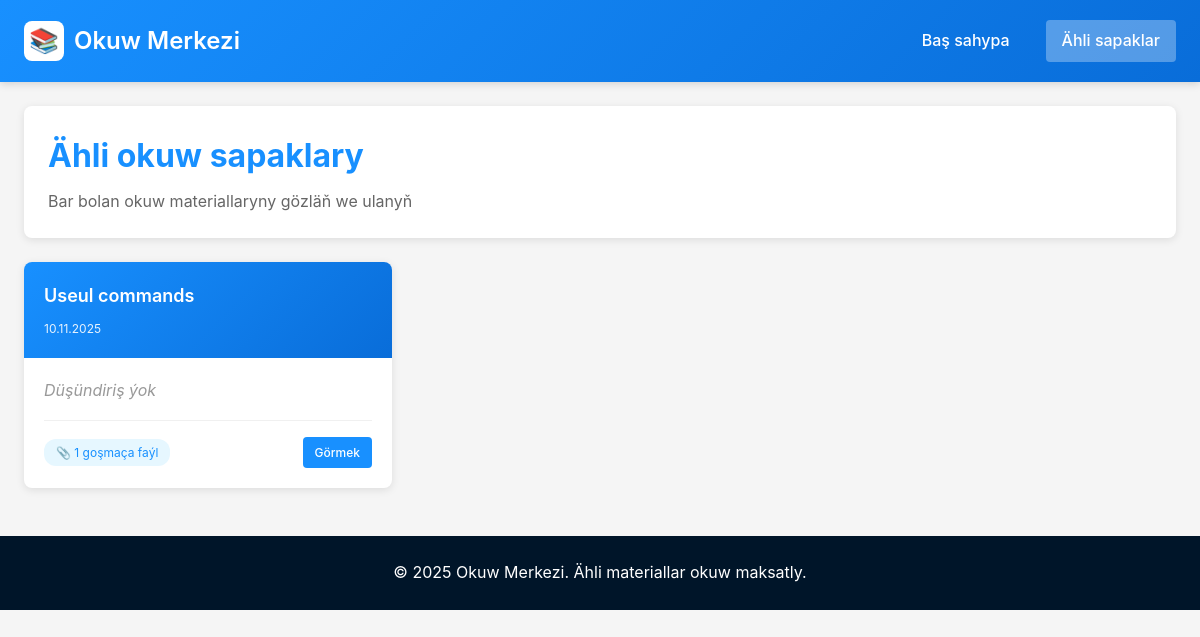
The app's page /lessons/, older data.
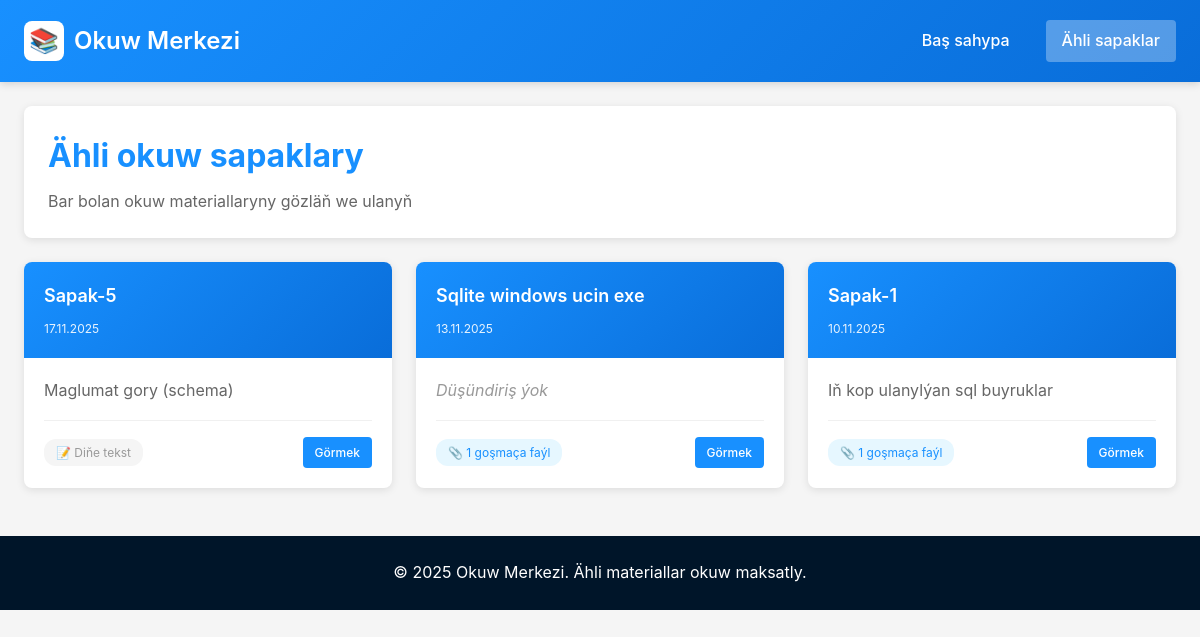
The same page, newer data.
### lessons/models.py (models this page shows, shortened)
class Lesson(models.Model):
    title = models.CharField(max_length=200, verbose_name="Sapagyň ady")
    content = RichTextField(blank=True, null=True, config_name='lesson_content', help_text="Baý tekst formatlaşdyrma bilen sapagyň mazmuny (hökmany däl)", verbose_name="Mazmun")
    description = models.TextField(max_length=500, blank=True, null=True, help_text="Gysga düşündiriş", verbose_name="Düşündiriş")
    date_created = models.DateTimeField(default=timezone.now, verbose_name="Döredilen senesi")
    date_updated = models.DateTimeField(auto_now=True, verbose_name="Täzelenen senesi")
    is_published = models.BooleanField(default=True, help_text="Talyplara görkezilsin", verbose_name="Çap edildi")
    order = models.IntegerField(default=0, help_text="Görkeziş tertibi (pes sanlar öň görkeziler)", verbose_name="Tertip belgisi")
    class Meta:
        ordering = ['order', '-date_created']
        verbose_name = "Sapak"
        verbose_name_plural = "Sapaklar"

### lessons/views.py (the view)
# urls.py: path('lessons/', views.LessonListView.as_view(), name='lesson_list'),
class LessonListView(ListView):
    model = Lesson
    template_name = 'lessons/lesson_list.html'
    context_object_name = 'lessons'
    paginate_by = 10
    def get_queryset(self):
        return Lesson.objects.filter(is_published=True).prefetch_related('attachments')

### templates/lessons/lesson_list.html (shortened to what this page needs)
{% extends 'base.html' %}
{% block content %}
<div class="card">
    <h1 style="color: #1890ff; margin-bottom: 8px;">Ähli okuw sapaklary</h1>
    <p style="color: #666;">Bar bolan okuw materiallaryny gözläň we ulanyň</p>
</div>
{% if lessons %}
<div class="lesson-grid">
    {% for lesson in lessons %}
    <div class="lesson-card" onclick="window.location.href='{% url 'lesson_detail' lesson.pk %}'">
        <div class="lesson-card-header">
            <div class="lesson-card-title">{{ lesson.title }}</div>
            <div class="lesson-card-date">{{ lesson.date_created|date:"d.m.Y" }}</div>
        </div>
        <div class="lesson-card-body">
            {% if lesson.description %}
            <p class="lesson-card-description">{{ lesson.description }}</p>
            {% else %}
            <p class="lesson-card-description" style="color: #999; font-style: italic;">
                Düşündiriş ýok
            </p>
            {% endif %}
            <div class="lesson-card-footer">
                {% if lesson.attachments.count > 0 %}
                <span class="attachment-badge">
                    📎 {{ lesson.attachments.count }} goşmaça faýl
                </span>
                {% else %}
                <span class="attachment-badge" style="background: #f5f5f5; color: #999;">
                    📝 Diňe tekst
                </span>
                {% endif %}
                <a href="{% url 'lesson_detail' lesson.pk %}" class="btn" style="font-size: 12px; padding: 6px 12px;" onclick="event.stopPropagation();">Görmek</a>
            </div>
        </div>
    </div>
    {% endfor %}
</div>
{% endif %}
{% endblock %}

Row changes from the older to the newer data that the page shows:
added Lesson: title "Sapak-5", date_created "17.11.2025", description "Maglumat gory (schema)", shows "📝 Diňe tekst"
added Lesson: title "Sqlite windows ucin exe", date_created "13.11.2025", description "Düşündiriş ýok", attachments.count "1"
changed Lesson id 1: title "Useul commands" → "Sapak-1"; description (not shown) → "Iň kop ulanylýan sql buyruklar"; no longer shows "Düşündiriş ýok"
